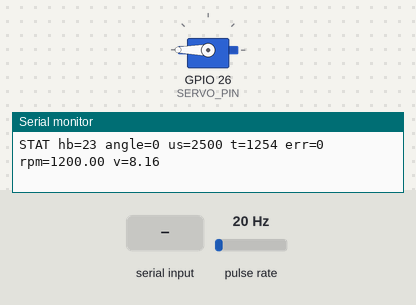
A sketch run on a simulated ESP32. Parts: servo, the last lines printed to the serial monitor. Wiring (inferred from the names in the program): pulse sensor: data GPIO 25. The inputs (shaded band) are chosen by the test bench; at power-on: pulse rate 20 Hz.

Above: at 1.3 s.
1.4 s: "SET_US\n" received over Serial
At 2.3 s:
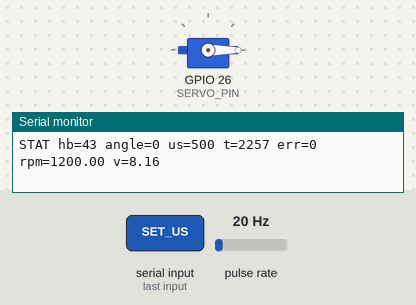
2.9 s: "PING 1\n" received over Serial
4.4 s: "QUIET 1\n" received over Serial
Timing chart, 0 to 7.4 s (numbered marks = the images above; inputs shaded):
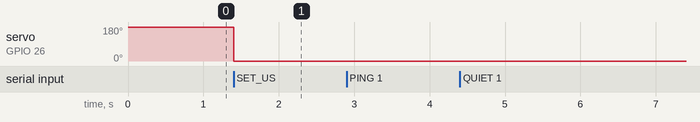

The sketch:

main.ino
```cpp
#include <Arduino.h>
#include <ESP32Servo.h>

// ===== 핀/서보 설정 (변경 없음) =====
const int SERVO_PIN = 26;
const int HALL_PIN  = 25;
const int SERVO_MIN_US = 500;
const int SERVO_MAX_US = 2500;
const int SERVO_SAFE_US  = 2500;
const int SERVO_WARN_US  = 2000;
const int SERVO_BRAKE_US = 1500;

Servo servo;
int  current_deg = 0;
int  target_us   = SERVO_SAFE_US;

// ===== 바퀴/홀센서 파라미터 (변경 없음) =====
const float wheel_circum_m = 0.408f;
const int   pulses_per_rev = 1;

// ===== 속도 산출 파라미터 =====
// STAT/하트비트 주기(기존 유지)
const unsigned long SPEED_INTERVAL_MS = 50;
// ★ 날것 계산용: 1초 창으로 단순 펄스 카운트 기반 속도 산출
const unsigned long SPEED_WINDOW_MS   = 1000;

// ===== 속도 상태값 =====
volatile unsigned long pulseCount = 0;  // ISR에서 증가
unsigned long last_speed_calc_ms = 0;   // 1초 창 타이밍
float rpm   = 0.0f;                     // sendSTAT에서 사용(유지)
float v_mps = 0.0f;                     // sendSTAT에서 사용(유지)

// ===== STAT/CLI (변경 없음) =====
bool quiet = false;
unsigned long last_stat_ms = 0;
unsigned long hb = 0;
int err_code = 0;
String rxbuf;

// ===== 유틸 (변경 없음) =====
static int deg_to_us(int deg) {
  if (deg <= 0)   return SERVO_SAFE_US;
  if (deg >= 140) return SERVO_BRAKE_US;
  if (deg <= 100) {
    float t = (float)deg / 100.0f;
    return (int)round((1.0f - t) * SERVO_SAFE_US + t * SERVO_WARN_US);
  } else {
    float t = (float)(deg - 100) / 40.0f;
    return (int)round((1.0f - t) * SERVO_WARN_US + t * SERVO_BRAKE_US);
  }
}

void setServoDeg(int deg) {
  deg = constrain(deg, 0, 160);
  current_deg = deg;
  int us = deg_to_us(deg);
  us = constrain(us, SERVO_MIN_US, SERVO_MAX_US);
  servo.writeMicroseconds(us);
  target_us = us;
}

void sendSTAT() {
  unsigned long t = millis();
  Serial.printf("STAT hb=%lu angle=%d us=%d t=%lu err=%d rpm=%.2f v=%.2f\n",
                hb, current_deg, target_us, t, err_code, rpm, v_mps);
}

// ===== ISR (★ 날것: 펄스 카운트만) =====
void IRAM_ATTR onHallPulse() {
  pulseCount++;   // 필터/디바운스/타임아웃 없음
}

// ===== CLI (변경 없음) =====
void handleCommand(String line) {
  line.trim();
  if (!line.length()) return;
  int sp = line.indexOf(' ');
  String cmd = (sp < 0) ? line : line.substring(0, sp);
  String arg = (sp < 0) ? ""   : line.substring(sp + 1);
  cmd.toUpperCase();
  if (cmd == "PING") { Serial.println("PONG"); }
  else if (cmd == "GET_STAT") { sendSTAT(); }
  else if (cmd == "SET_DEG") { int deg = arg.toInt(); setServoDeg(deg); Serial.printf("OK angle=%d us=%d\n", current_deg, target_us); }
  else if (cmd == "SET_US") { int us = arg.toInt(); us = constrain(us, SERVO_MIN_US, SERVO_MAX_US); servo.writeMicroseconds(us); target_us = us; Serial.printf("OK us=%d\n", us); }
  else if (cmd == "QUIET") { quiet = (arg.toInt() != 0); Serial.printf("OK quiet=%d\n", (int)quiet); }
  else { Serial.println("ERR code=9 msg=unknown_cmd"); }
}

// ===== setup (변경 없음) =====
void setup() {
  Serial.begin(115200);
  delay(100);
  servo.attach(SERVO_PIN, SERVO_MIN_US, SERVO_MAX_US);
  setServoDeg(0);

  pinMode(HALL_PIN, INPUT_PULLUP);  // 기존 유지
  attachInterrupt(digitalPinToInterrupt(HALL_PIN), onHallPulse, FALLING); // 기존 유지

  unsigned long now = millis();
  last_speed_calc_ms = now;
  last_stat_ms  = now;
  Serial.println("ready");
}

// ===== loop (★ 속도 측정만 날것으로 교체, 그 외 불변) =====
void loop() {
  unsigned long now = millis();

  // --- Serial RX (논블로킹, 그대로) ---
  while (Serial.available() > 0) {
    char c = (char)Serial.read();
    if (c == '\n' || c == '\r') {
      if (rxbuf.length()) { handleCommand(rxbuf); rxbuf = ""; }
    } else {
      rxbuf += c;
      if (rxbuf.length() > 128) rxbuf.remove(0, rxbuf.length() - 128);
    }
  }

  // --- ★ 날것 속도 계산: 1초 창으로 펄스→속도 ---
  if (now - last_speed_calc_ms >= SPEED_WINDOW_MS) {
    unsigned long count;
    noInterrupts();
    count = pulseCount;     // 지난 1초 동안의 펄스 수
    pulseCount = 0;         // 창 이동: 카운터 리셋
    interrupts();

    // 회전수, 이동거리
    float window_s = (float)SPEED_WINDOW_MS / 1000.0f;
    float rev      = (pulses_per_rev > 0) ? (float)count / (float)pulses_per_rev : 0.0f;
    float dist_m   = rev * wheel_circum_m;

    // 속도(m/s), RPM
    v_mps = (window_s > 0.0f) ? (dist_m / window_s) : 0.0f;
    float rps = (window_s > 0.0f) ? (rev / window_s) : 0.0f;
    rpm = rps * 60.0f;

    last_speed_calc_ms = now;
  }

  // --- STAT 주기 송신(quiet=0일 때만, 그대로) ---
  if (!quiet && (now - last_stat_ms >= SPEED_INTERVAL_MS)) {
    hb++;
    sendSTAT();
    last_stat_ms = now;
  }

  delay(1);
}
```

Measured:
- after the input at 1.4 s, servo on GPIO 26 (SERVO_PIN): 180° → 0° at once
